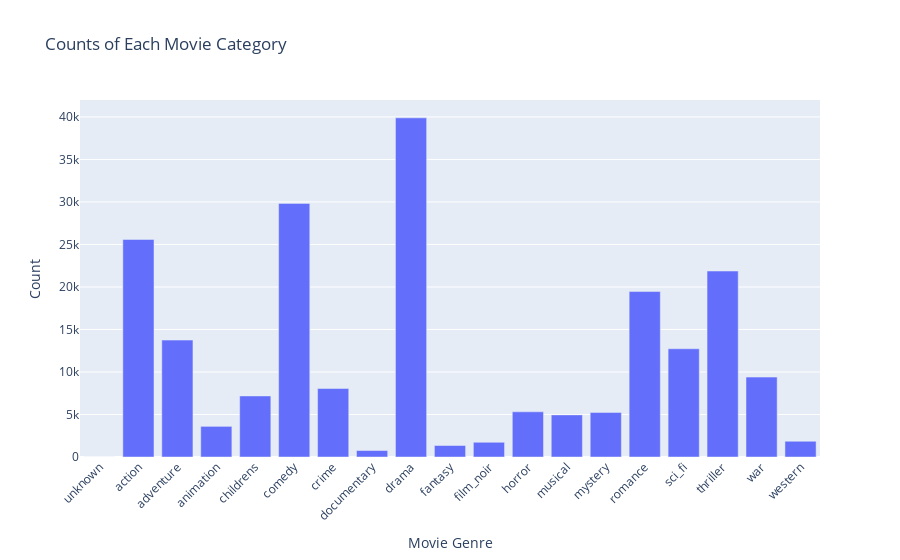

Notebook code for this chart:
### Code cell
#Movie count by genre
genre_columns = ['unknown', 'action', 'adventure', 'animation', 'childrens', 'comedy', 'crime',
                 'documentary', 'drama', 'fantasy', 'film_noir', 'horror', 'musical', 'mystery',
                 'romance', 'sci_fi', 'thriller', 'war', 'western']
genre_counts = merged_df[genre_columns].sum()
print(genre_counts)
fig = px.bar(
    genre_counts,
    x=genre_counts.index,
    y=genre_counts.values,
    labels={'x': 'Movie Genre', 'y': 'Count'},
    title='Counts of Each Movie Category'
)

# Update the layout for better appearance
fig.update_layout(
    xaxis_title='Movie Genre',
    yaxis_title='Count',
    xaxis_tickangle=-45
)

# Show the plot
fig.show()

### Figure 1 — Plotly figure (JSON) as saved in the notebook; plotly's stock layout.template omitted (floating-point values rounded to 4 significant figures)
{"data": [{"alignmentgroup": "True", "hovertemplate": "index=%{x}<br>Count=%{y}<extra></extra>", "legendgroup": "", "marker": {"color": "#636efa", "pattern": {"shape": ""}}, "name": "", "offsetgroup": "", "orientation": "v", "showlegend": false, "textposition": "auto", "type": "bar", "x": ["unknown", "action", "adventure", "animation", "childrens", "comedy", "crime", "documentary", "drama", "fantasy", "film_noir", "horror", "musical", "mystery", "romance", "sci_fi", "thriller", "war", "western"], "xaxis": "x", "y": [1, 25587, 13753, 3605, 7182, 29832, 8055, 758, 39893, 1352, 1733, 5317, 4954, 5245, 19461, 12730, 21872, 9398, 1854], "yaxis": "y"}], "layout": {"barmode": "relative", "legend": {"tracegroupgap": 0}, "title": {"text": "Counts of Each Movie Category"}, "xaxis": {"anchor": "y", "domain": [0, 1], "tickangle": -45, "title": {"text": "Movie Genre"}}, "yaxis": {"anchor": "x", "domain": [0, 1], "title": {"text": "Count"}}}}
